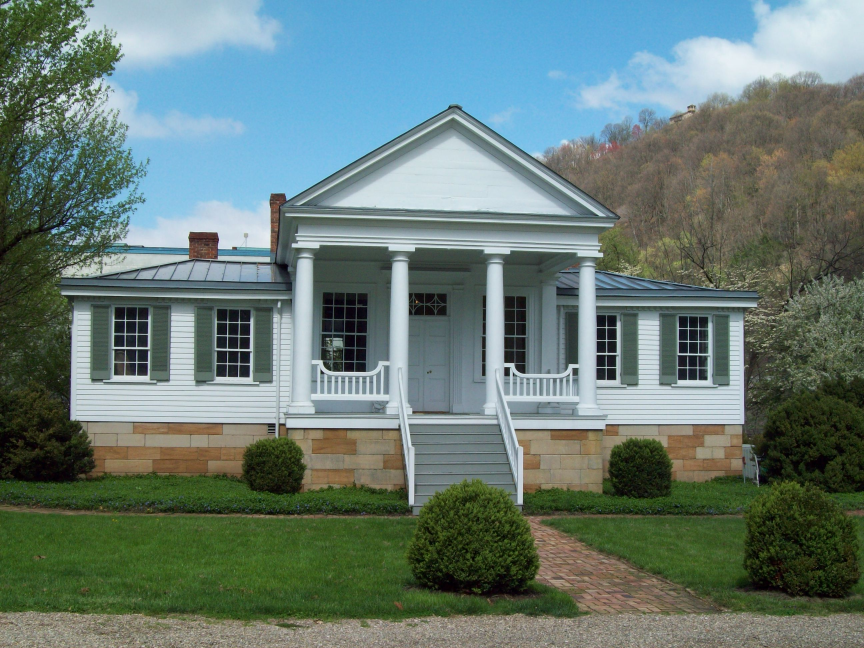
#> input picture Desktop/py/img/R.jpg, 2592 x 1944 px, found by its file name (shown at 1/3 size)
$ python 3imageshow.py
#> lines starting #> are read from the running program, lines starting #| are printed output that depends on the picture
#pip install opencv-python
import cv2
import numpy as np
#from matplotlib import pyplot as plt
img = cv2.imread('img/r.jpg',0)
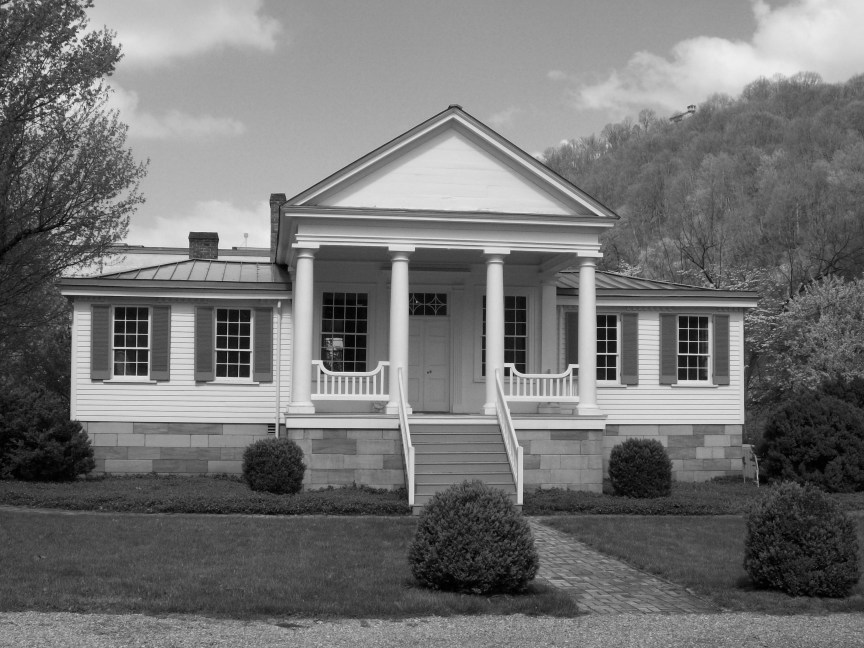
#> img: shape (1944, 2592) (shown at 1/3 size); min 0, max 255, mean 115.7
m,n=img.shape
#> m = 1944; n = 2592
img = cv2.resize(img, dsize=(700, 700))
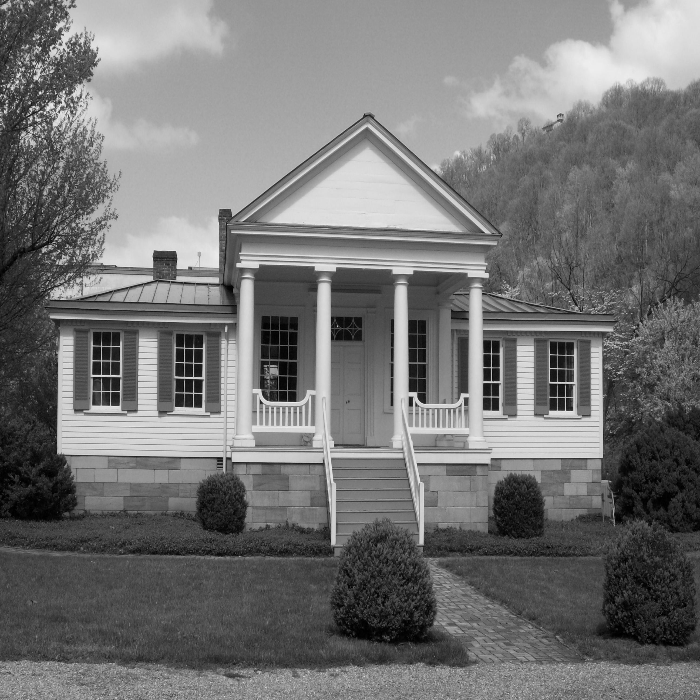
#> img: shape (700, 700); min 0, max 240, mean 115.6
cv2.imshow("mohsen",img)
key=cv2.waitKey(0)
#> (key Esc is pressed here)
if key==27:
    cv2.destroyWindow
elif key==ord("s"):
    cv2.imwrite("aaa.png",img)
    cv2.destroyAllWindows
#plt.subplot(121),plt.imshow(img,cmap = 'gray')
#plt.title('Original Image')
print(img.shape)
#| (700, 700)
